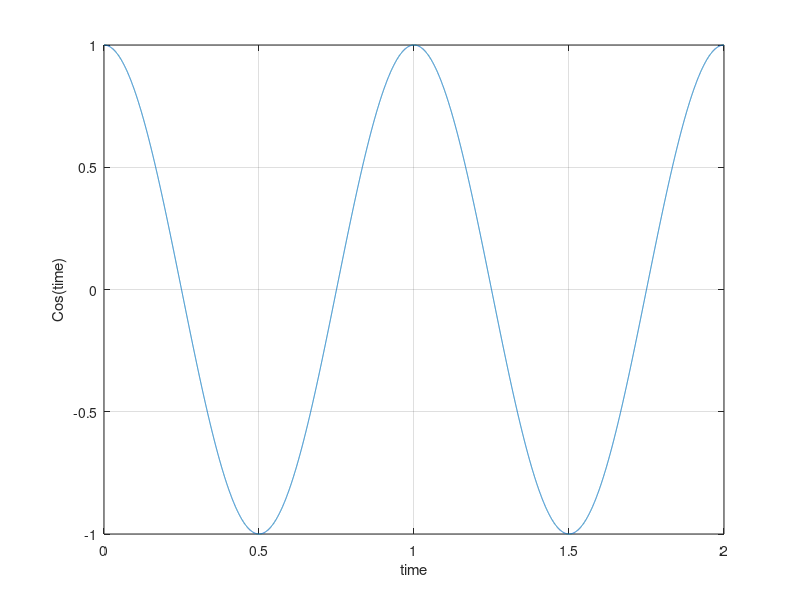

Write the MATLAB code that produced this figure.
%% define the x axis
% from time 0 to time 2
% with step increments of 0.0001
t = 0:0.0001:2

%% make the sine wave
% 2pi is a full period so that times two is two periods
y = cos(2*pi*t);

%plot the sine wave
plot(t,y);
xlabel('time');
ylabel('Cos(time)');
grid on;
